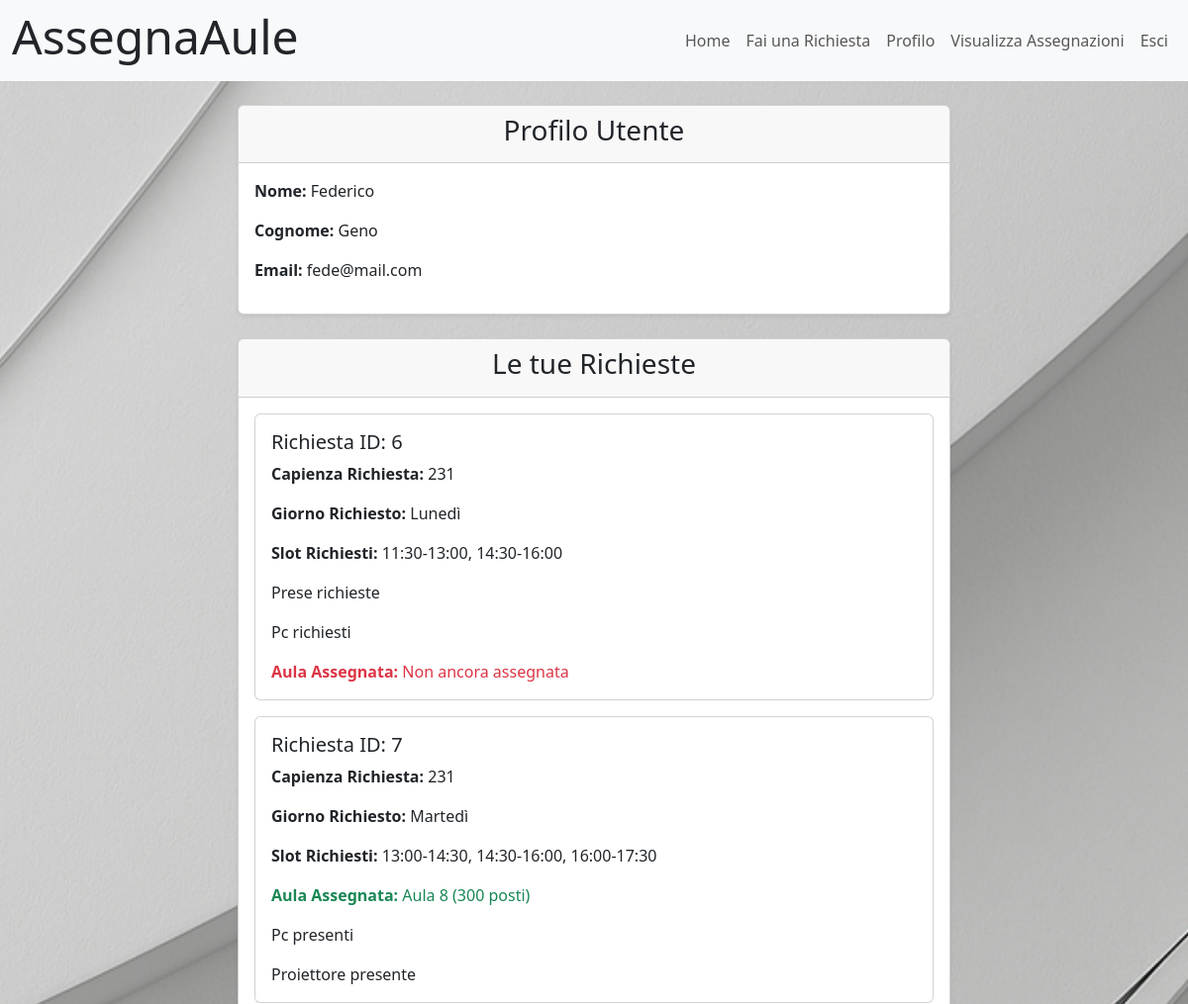
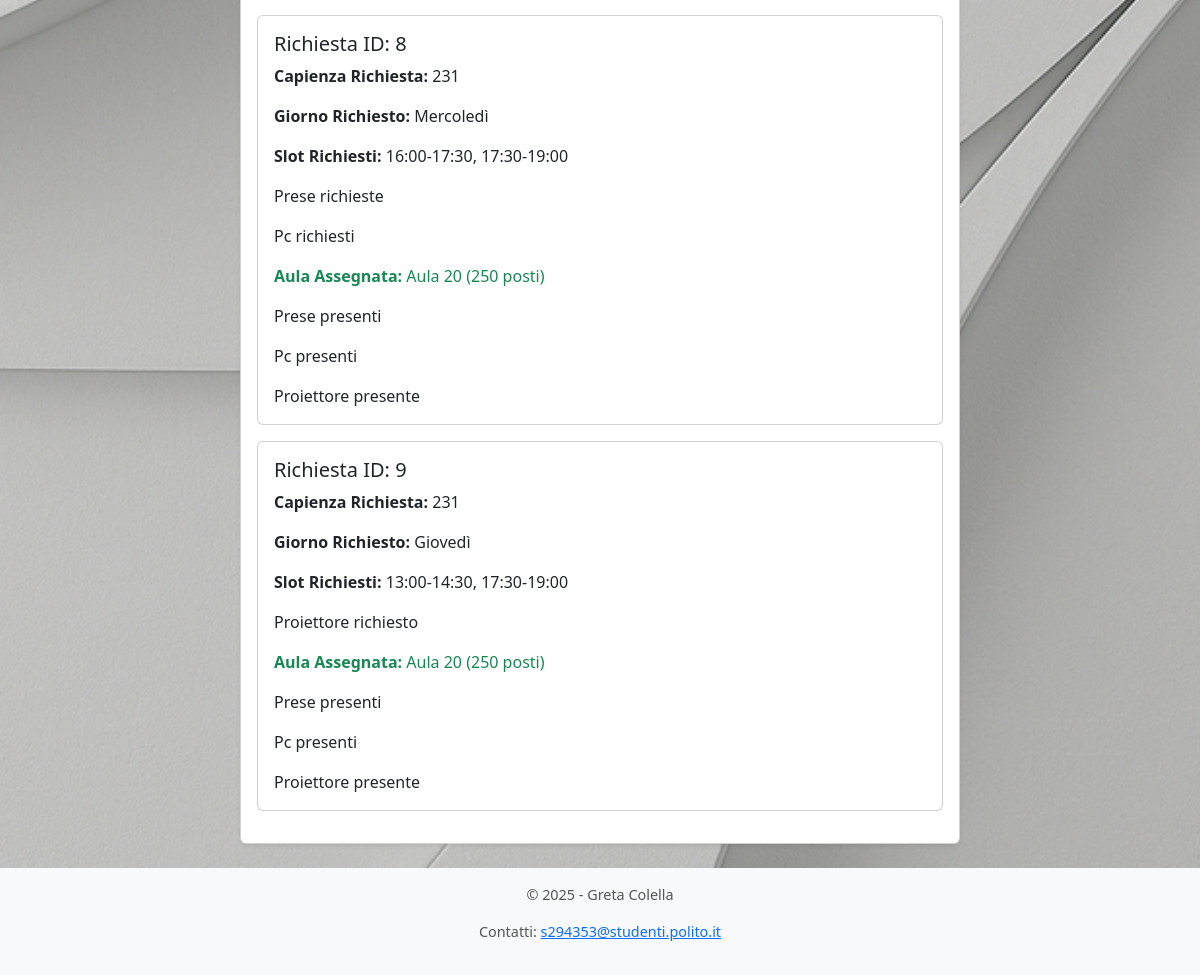
/myaccount (signed in), run on the app's committed database (2 pictures, top to bottom).
### tables this page shows
CREATE TABLE "user" (
	"id"	INTEGER NOT NULL UNIQUE,
	"nome"	TEXT NOT NULL,
	"cognome"	TEXT NOT NULL,
	"email"	TEXT NOT NULL,
	"password"	TEXT NOT NULL,
	PRIMARY KEY("id" AUTOINCREMENT)
);

CREATE TABLE "richiesta" (
	"id"	INTEGER NOT NULL UNIQUE,
	"idProf"	INTEGER NOT NULL,
	"capienza"	INTEGER NOT NULL,
	"slots"	TEXT NOT NULL,
	"giorno"	TEXT NOT NULL,
	"prese"	BLOB,
	"pc"	BLOB,
	"proiettore"	BLOB,
	PRIMARY KEY("id" AUTOINCREMENT)
);

CREATE TABLE "aula" (
	"id"	INTEGER NOT NULL UNIQUE,
	"Capienza"	INTEGER NOT NULL,
	"prese"	BLOB,
	"pc"	BLOB,
	"proiettore"	BLOB,
	PRIMARY KEY("id" AUTOINCREMENT)
);

### app.py (the view)
@app.route('/myaccount')
@login_required
def myaccount():
    if current_user.id != 0:
        mie_richieste = richieste_dao.get_richieste_by_idProf(current_user.id)
        assegnazioni = assegnazione_dao.get_assegnazioni()
        richieste_con_dettagli = []
        for richiesta in mie_richieste:
            slot_ids = [int(s) for s in richiesta['slots'].split(',')]
            descrizione_slots = slot_dao.get_descrizione_slot_by_ids(slot_ids)
            aula_assegnata = next((a for a in assegnazioni if a['id_richiesta'] == richiesta['id']), None)
            aula_info = None
            if aula_assegnata:
                aula_info = aule_dao.get_aula_by_id(aula_assegnata['id_aula'])
            richieste_con_dettagli.append({
                'id': richiesta['id'],
                'capienza': richiesta['capienza'],
                'giorno': richiesta['giorno'],
                'slots': descrizione_slots,
                'prese': richiesta['prese'],
                'pc': richiesta['pc'],
                'proiettore': richiesta['proiettore'],
                'aula': aula_info['id'] if aula_info else None,
                'capienza_aula': aula_info['capienza'] if aula_info else None,
                'prese_aula': aula_info['prese'] if aula_info else None,
                'pc_aula': aula_info['pc'] if aula_info else None,
                'proiettore_aula': aula_info['proiettore'] if aula_info else None,
                })
        return render_template('myaccount.html', richieste=richieste_con_dettagli)
    else:
        flash("Accesso non consentito per l'amministratore.", "danger")
        return redirect(url_for('home'))

### app.py (called while the page is built)
@login_manager.user_loader
def load_user(user_id):
    db_user = users_dao.get_user_by_id(user_id)
    if db_user is not None:
        user = User(id=db_user['id'],  nome=db_user['nome'], cognome=db_user['cognome'], email=db_user['email'],	password=db_user['password'] )
    else:
        user = None
    return user

### assegnazione_dao.py (called while the page is built)
def get_assegnazioni():
    conn = sqlite3.connect('db/assegnaAule.db')
    conn.row_factory = sqlite3.Row
    cursor = conn.cursor()
    sql = 'SELECT * FROM assegnazione'
    cursor.execute(sql)
    assegnazioni = cursor.fetchall()
    cursor.close()
    conn.close()
    return assegnazioni

### aule_dao.py (called while the page is built)
def get_aula_by_id(id):
    conn = sqlite3.connect('db/assegnaAule.db')
    conn.row_factory = sqlite3.Row
    cursor = conn.cursor()
    sql = 'SELECT * FROM aula WHERE id = ? '
    cursor.execute(sql, (id,))
    aula = cursor.fetchone()
    cursor.close()
    conn.close()
    return aula

### richieste_dao.py (called while the page is built)
def get_richieste_by_idProf(idProf):
    conn = sqlite3.connect('db/assegnaAule.db')
    conn.row_factory = sqlite3.Row
    cursor = conn.cursor()
    sql = 'SELECT * FROM richiesta WHERE idProf = ?'
    cursor.execute(sql, (idProf,))
    richieste = cursor.fetchall()
    cursor.close()
    conn.close()
    return richieste

### slot_dao.py (called while the page is built)
def get_slot_by_id(slot_id):
    conn = sqlite3.connect('db/assegnaAule.db')
    conn.row_factory = sqlite3.Row
    cursor = conn.cursor()
    sql = 'SELECT * FROM slot WHERE id = ?'
    cursor.execute(sql, (slot_id,))
    slot = cursor.fetchone()
    cursor.close()
    conn.close()
    return slot

def get_descrizione_slot_by_ids(slot_ids):
    descrizioni = []
    for slot_id in slot_ids:
        slot = get_slot_by_id(slot_id)
        if slot:
            ora_inizio = slot['ora_inizio']
            ora_fine = slot['ora_fine']
            descrizioni.append(f" {ora_inizio}-{ora_fine}")
    return ", ".join(descrizioni)

### users_dao.py (called while the page is built)
def get_user_by_id(id):
    conn = sqlite3.connect('db/assegnaAule.db')
    conn.row_factory = sqlite3.Row
    cursor = conn.cursor()
    sql = 'SELECT * FROM user WHERE id = ?'
    cursor.execute(sql, (id,))
    user = cursor.fetchone()
    cursor.close()
    conn.close()
    return user

### templates/myAccount.html (shortened to what this page needs)
{% extends "base.html" %}
{% block content %}
<div class="container">
    <div class="row justify-content-center">
        <div class="col-md-8">
            <div class="card shadow-sm mb-4">
                <div class="card-header text-center">
                    <h3>Profilo Utente</h3>
                </div>
                <div class="card-body">
                    <p><strong>Nome:</strong> {{ current_user.nome }}</p>
                    <p><strong>Cognome:</strong> {{ current_user.cognome }}</p>
                    <p><strong>Email:</strong> {{ current_user.email }}</p>
                </div>
            </div>
            <div class="card shadow-sm">
                <div class="card-header text-center">
                    <h3>Le tue Richieste</h3>
                </div>
                <div class="card-body">
                    {% if richieste and richieste|length > 0 %}
                       {% for richiesta in richieste %}
                        <div class="card mb-3">
                            <div class="card-body">
                                <h5 class="card-title">Richiesta ID: {{ richiesta.id }}</h5>
                                <p class="card-text"><strong>Capienza Richiesta:</strong> {{ richiesta.capienza }}</p>
                                <p class="card-text"><strong>Giorno Richiesto:</strong> {{ richiesta.giorno }}</p>
                                <p class="card-text"><strong>Slot Richiesti:</strong> {{ richiesta.slots }}</p>
                                {%if richiesta.prese == 1%}
                                <p class="card-text">Prese richieste</p>
                                {% endif %}
                                {%if richiesta.pc == 1%}
                                <p class="card-text">Pc richiesti</p>
                                {% endif %}
                                {%if richiesta.proiettore == 1%}
                                <p class="card-text">Proiettore richiesto</p>
                                {% endif %}
                                {% if richiesta.aula %}
                                    <p class="card-text text-success"><strong>Aula Assegnata:</strong> Aula {{ richiesta.aula }} ({{ richiesta.capienza_aula }} posti)</p>
                                    {%if richiesta.prese_aula == 1%}
                                    <p class="card-text">Prese presenti</p>
                                    {% endif %}
                                    {%if richiesta.pc_aula == 1%}
                                    <p class="card-text">Pc presenti</p>
                                    {% endif %}
                                    {%if richiesta.proiettore_aula == 1%}
                                    <p class="card-text">Proiettore presente</p>
                                    {% endif %}
                                {% else %}
                                    <p class="card-text text-danger"><strong>Aula Assegnata:</strong> Non ancora assegnata</p>
                                {% endif %}
                            </div>
                        </div>
                        {% endfor %}
                    {% else %}
                        <p class="text-center">Non hai ancora effettuato richieste.</p>
                    {% endif %}
                </div>
            </div>
        </div>
    </div>
</div>
{% endblock %}

### static/css/style.css (style rules this page uses)
body { background-image: url("../sfondo.png"); background-size: cover; background-repeat: no-repeat; background-attachment: fixed; background-position: center; }
html, body { height: 100%; margin: 0; padding: 0; }

### data on the page
user: nome "Federico", cognome "Geno", email "fede@mail.com"
richiesta: id "6", capienza "231", giorno "Lunedì", slots "11:30-13:00, 14:30-16:00", prese "Prese richieste", pc "Pc richiesti", shows "Aula Assegnata:"
richiesta: giorno "Martedì"
aula: capienza_aula "300"
richiesta: id "8", capienza "231", giorno "Mercoledì", slots "16:00-17:30, 17:30-19:00", prese "Prese richieste", pc "Pc richiesti", aula "20", capienza_aula "250", shows "Prese presenti", shows "Pc presenti", shows "Proiettore presente"
richiesta: id "9", capienza "231", giorno "Giovedì", slots "13:00-14:30, 17:30-19:00", proiettore "Proiettore richiesto", aula "20", capienza_aula "250", shows "Prese presenti", shows "Pc presenti", shows "Proiettore presente"

### other printed values
{{ richiesta.id }} "7"
{{ richiesta.capienza }} "231"
{{ richiesta.slots }} "13:00-14:30, 14:30-16:00, 16:00-17:30"
{{ richiesta.aula }} "8"
